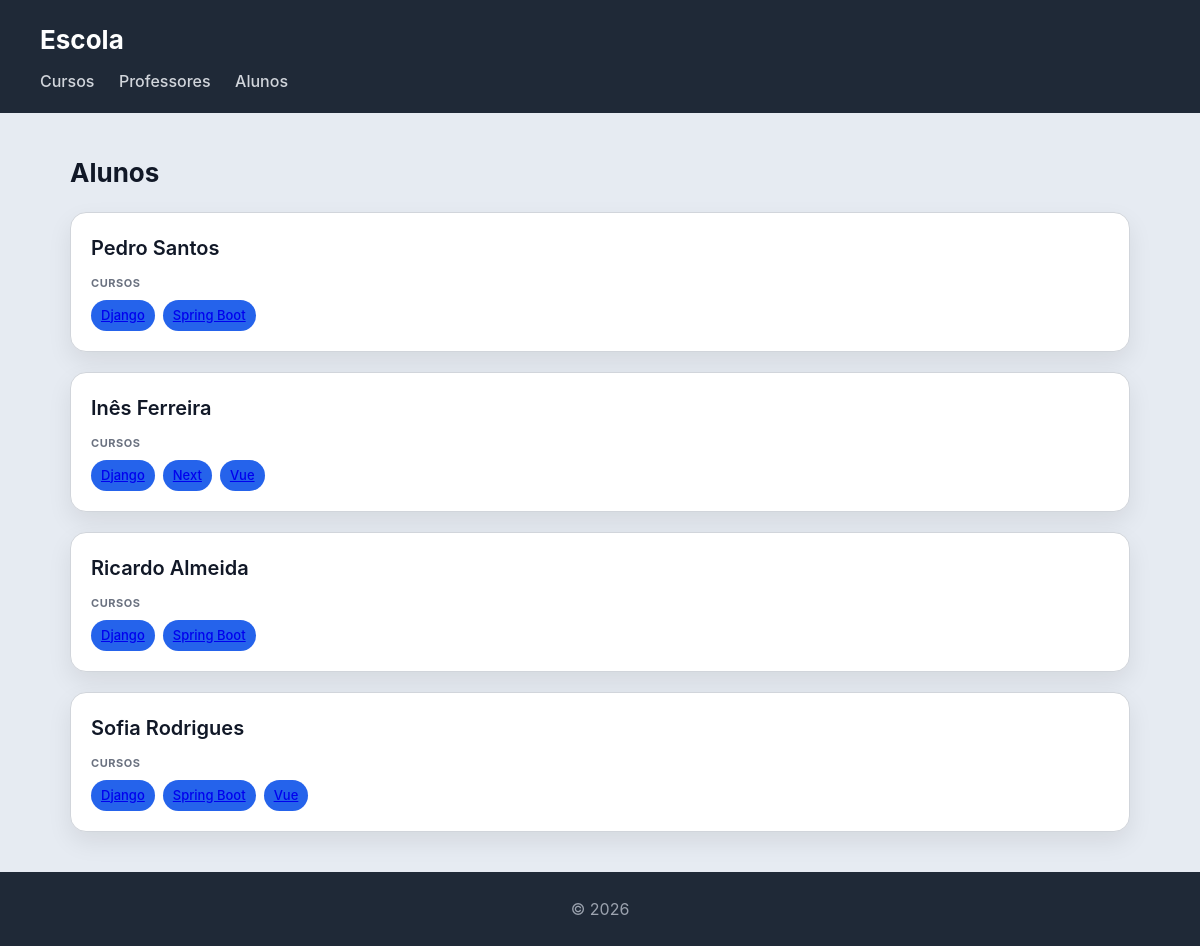
The page /escola/alunos/ on the database its author committed.
### escola/models.py (models this page shows)
class Aluno(models.Model):
    nome = models.CharField(max_length=100)
    numero = models.CharField(max_length=20, unique=True)
    def __str__(self):
        return self.nome

class Curso(models.Model):
    nome = models.CharField(max_length=100)
    imagem = models.ImageField(upload_to='cursos/')
    professor = models.ForeignKey(Professor, on_delete=models.CASCADE, related_name='cursos')
    alunos = models.ManyToManyField(Aluno, related_name='cursos')
    def __str__(self):
        return self.nome

### escola/views.py (the view)
# urls.py: path('alunos/', views.alunos_view, name= "alunos"),
def alunos_view(request):
    alunos = Aluno.objects.prefetch_related('cursos').all()
    return render(request, 'escola/alunos.html', {'alunos': alunos})

### escola/templates/escola/alunos.html
{% extends "escola/base.html" %}
{% block content %}
<h2>Alunos</h2>
<section>
    {% for aluno in alunos %}
    <article>
        <header>
            <h3>{{ aluno }}</h3>
        </header>
        <section>
            <h4>Cursos</h4>
            <ul>
                {% for curso in aluno.cursos.all %}
                    <li>
                        <a href="{% url 'curso' curso.id %}">
                        {{ curso }}
                        </a>
                    </li>
               {% endfor %}
            </ul>
        </section>
    </article>
    {% endfor %}
</section>
{% endblock %}

### escola/static/escola/styles.css (style rules this page uses)
* { box-sizing: border-box; margin: 0; padding: 0; }
body { font-family: "Inter", "Segoe UI", system-ui, -apple-system, sans-serif; background: #e6ebf2; color: #111827; line-height: 1.5; }
h2 { margin-bottom: 20px; font-size: 26px; }
section > article { background: white; padding: 20px; border-radius: 16px; border: 1px solid #d1d5db; box-shadow: 0 10px 25px rgba(0,0,0,0.08); transition: all 0.25s ease; margin-bottom: 20px; }
article > header { margin-bottom: 12px; }
article > header > h3 { font-size: 20px; font-weight: 600; margin-bottom: 4px; }
article > section { margin-top: 10px; }
article > section > h4 { font-size: 11px; text-transform: uppercase; color: #6b7280; margin-bottom: 8px; letter-spacing: 0.05em; }
article > section > ul { list-style: none; display: flex; flex-wrap: wrap; gap: 8px; }
article > section > ul > li { background: #2563eb; color: white; padding: 6px 10px; border-radius: 999px; font-size: 13px; font-weight: 500; }

### rows shown on the page
Aluno: nome "Pedro Santos"
Curso: nome "Django"
Curso: nome "Spring Boot"
Aluno: nome "Inês Ferreira"
Curso: nome "Next"
Curso: nome "Vue"
Aluno: nome "Ricardo Almeida"
Aluno: nome "Sofia Rodrigues"
